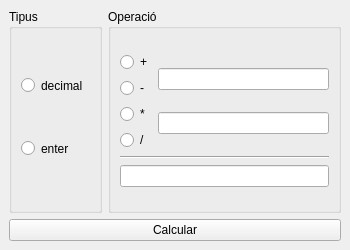
<?xml version="1.0" encoding="UTF-8"?>
<ui version="4.0">
 <class>MainWindow</class>
 <widget class="QMainWindow" name="MainWindow">
  <property name="geometry">
   <rect>
    <x>0</x>
    <y>0</y>
    <width>350</width>
    <height>250</height>
   </rect>
  </property>
  <property name="minimumSize">
   <size>
    <width>350</width>
    <height>250</height>
   </size>
  </property>
  <property name="maximumSize">
   <size>
    <width>16777215</width>
    <height>250</height>
   </size>
  </property>
  <property name="baseSize">
   <size>
    <width>350</width>
    <height>250</height>
   </size>
  </property>
  <property name="windowTitle">
   <string>MainWindow</string>
  </property>
  <widget class="QWidget" name="centralwidget">
   <layout class="QVBoxLayout" name="verticalLayout_7">
    <item>
     <layout class="QVBoxLayout" name="verticalLayout_6">
      <item>
       <layout class="QHBoxLayout" name="horizontalLayout_3" stretch="2,5">
        <item>
         <widget class="QGroupBox" name="groupBox">
          <property name="title">
           <string>Tipus</string>
          </property>
          <widget class="QRadioButton" name="rb_decimal">
           <property name="geometry">
            <rect>
             <x>12</x>
             <y>66</y>
             <width>73</width>
             <height>21</height>
            </rect>
           </property>
           <property name="text">
            <string>decimal</string>
           </property>
          </widget>
          <widget class="QRadioButton" name="rb_enter">
           <property name="geometry">
            <rect>
             <x>12</x>
             <y>129</y>
             <width>57</width>
             <height>21</height>
            </rect>
           </property>
           <property name="text">
            <string>enter</string>
           </property>
          </widget>
         </widget>
        </item>
        <item>
         <widget class="QGroupBox" name="groupBox_2">
          <property name="title">
           <string>Operació</string>
          </property>
          <layout class="QVBoxLayout" name="verticalLayout_8">
           <item>
            <layout class="QVBoxLayout" name="verticalLayout_5">
             <item>
              <layout class="QHBoxLayout" name="horizontalLayout">
               <item>
                <layout class="QVBoxLayout" name="verticalLayout">
                 <item>
                  <widget class="QRadioButton" name="rb_suma">
                   <property name="text">
                    <string>+</string>
                   </property>
                  </widget>
                 </item>
                 <item>
                  <widget class="QRadioButton" name="rb_resta">
                   <property name="text">
                    <string>-</string>
                   </property>
                  </widget>
                 </item>
                 <item>
                  <widget class="QRadioButton" name="rb_producte">
                   <property name="text">
                    <string>*</string>
                   </property>
                  </widget>
                 </item>
                 <item>
                  <widget class="QRadioButton" name="rb_divisio">
                   <property name="text">
                    <string>/</string>
                   </property>
                  </widget>
                 </item>
                </layout>
               </item>
               <item>
                <layout class="QVBoxLayout" name="verticalLayout_2">
                 <item>
                  <widget class="QLineEdit" name="le_num1"/>
                 </item>
                 <item>
                  <widget class="QLineEdit" name="le_num2"/>
                 </item>
                </layout>
               </item>
              </layout>
             </item>
             <item>
              <layout class="QVBoxLayout" name="verticalLayout_3">
               <item>
                <widget class="Line" name="line">
                 <property name="orientation">
                  <enum>Qt::Horizontal</enum>
                 </property>
                </widget>
               </item>
               <item>
                <widget class="QLineEdit" name="le_resultat"/>
               </item>
              </layout>
             </item>
            </layout>
           </item>
          </layout>
         </widget>
        </item>
       </layout>
      </item>
      <item>
       <widget class="QPushButton" name="bt_calcular">
        <property name="text">
         <string>Calcular</string>
        </property>
       </widget>
      </item>
     </layout>
    </item>
   </layout>
  </widget>
 </widget>
 <resources/>
 <connections/>
</ui>
